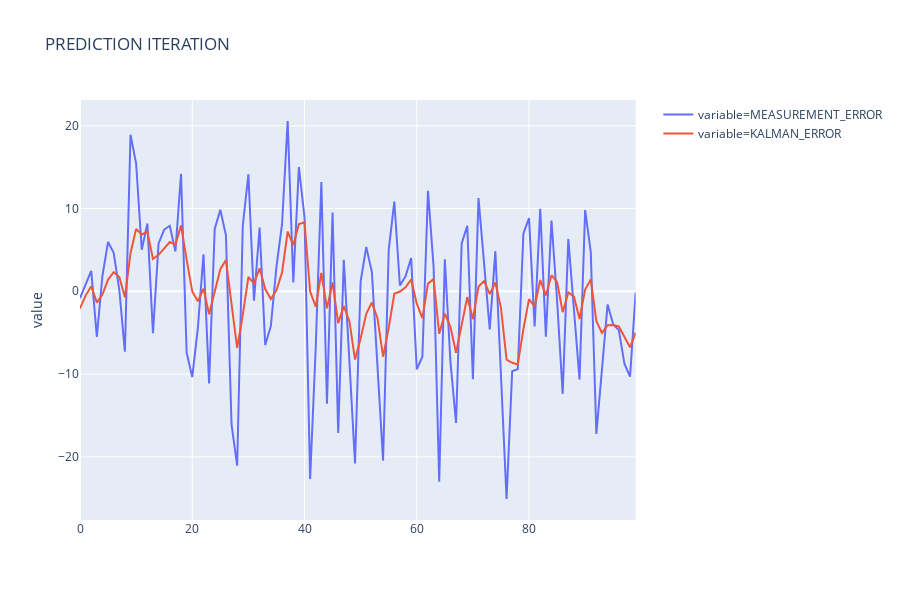

The cell this chart's notebook holds for it:
### Code cell
px.line(pd.melt(
    res_df, value_vars=['MEASUREMENT_ERROR', 'KALMAN_ERROR']), y='value', color='variable',
       title='PREDICTION ITERATION')

### Figure 1 — Plotly figure (JSON) as saved in the notebook; plotly's stock layout.template omitted (floating-point values rounded to 4 significant figures)
{"data": [{"hoverlabel": {"namelength": 0}, "hovertemplate": "variable=MEASUREMENT_ERROR<br>value=%{y}", "legendgroup": "variable=MEASUREMENT_ERROR", "line": {"color": "#636efa", "dash": "solid"}, "mode": "lines", "name": "variable=MEASUREMENT_ERROR", "showlegend": true, "type": "scatter", "xaxis": "x", "y": [-0.8365, 0.9371, 2.471, -5.501, 1.881, 5.963, 4.655, 0.1855, -7.308, 18.91, 15.42, 5.024, 8.19, -5.075, 5.779, 7.461, 7.914, 4.817, 14.19, -7.413, -10.36, -4.421, 4.473, -11.12, 7.53, 9.861, 6.761, -16.08, -21.07, 7.892, 14.14, -1.134, 7.692, -6.5, -4.214, 2.956, 8.143, 20.57, 1.077, 15.02, 8.934, -22.68, -6.742, 13.21, -13.59, 9.515, -17.13, 3.793, -8.542, -20.8, 1.191, 5.367, 2.339, -8.408, -20.46, 4.985, 10.84, 0.6981, 1.819, 4.011, -9.42, -7.904, 12.15, 2.957, -23.0, 3.87, -8.537, -15.91, 5.772, 7.906, -10.62, 11.25, 3.025, -4.607, 4.849, -10.34, -25.09, -9.664, -9.405, 7.0, 8.836, -4.236, 9.965, -5.501, 8.548, -1.093, -12.39, 6.323, -2.029, -10.66, 9.803, 4.764, -17.23, -8.882, -1.589, -4.005, -4.69, -8.739, -10.31, -0.1477], "yaxis": "y"}, {"hoverlabel": {"namelength": 0}, "hovertemplate": "variable=KALMAN_ERROR<br>value=%{y}", "legendgroup": "variable=KALMAN_ERROR", "line": {"color": "#EF553B", "dash": "solid"}, "mode": "lines", "name": "variable=KALMAN_ERROR", "showlegend": true, "type": "scatter", "xaxis": "x", "y": [-2.069, -0.5209, 0.6185, -1.368, -0.3997, 1.412, 2.313, 1.73, -0.7316, 4.598, 7.529, 6.851, 7.213, 3.892, 4.402, 5.229, 5.954, 5.647, 7.955, 3.804, -0.02388, -1.212, 0.324, -2.768, 0.01426, 2.674, 3.778, -1.587, -6.85, -2.867, 1.727, 0.9541, 2.774, 0.2689, -0.9423, 0.1109, 2.281, 7.223, 5.562, 8.117, 8.337, -0.04092, -1.851, 2.217, -2.053, 1.073, -3.845, -1.782, -3.608, -8.253, -5.701, -2.711, -1.347, -3.255, -7.902, -4.421, -0.2987, -0.02941, 0.4699, 1.427, -1.504, -3.233, 0.9228, 1.473, -5.139, -2.705, -4.281, -7.424, -3.859, -0.6805, -3.367, 0.5834, 1.243, -0.3375, 1.064, -2.018, -8.252, -8.634, -8.842, -4.562, -0.9428, -1.833, 1.355, -0.4973, 1.946, 1.125, -2.525, -0.1346, -0.6465, -3.353, 0.2015, 1.434, -3.609, -5.034, -4.103, -4.077, -4.242, -5.457, -6.768, -4.979], "yaxis": "y"}], "layout": {"height": 600, "legend": {"tracegroupgap": 0}, "title": {"text": "PREDICTION ITERATION"}, "xaxis": {"anchor": "y", "domain": [0, 0.98]}, "yaxis": {"anchor": "x", "domain": [0, 1], "title": {"text": "value"}}}}
